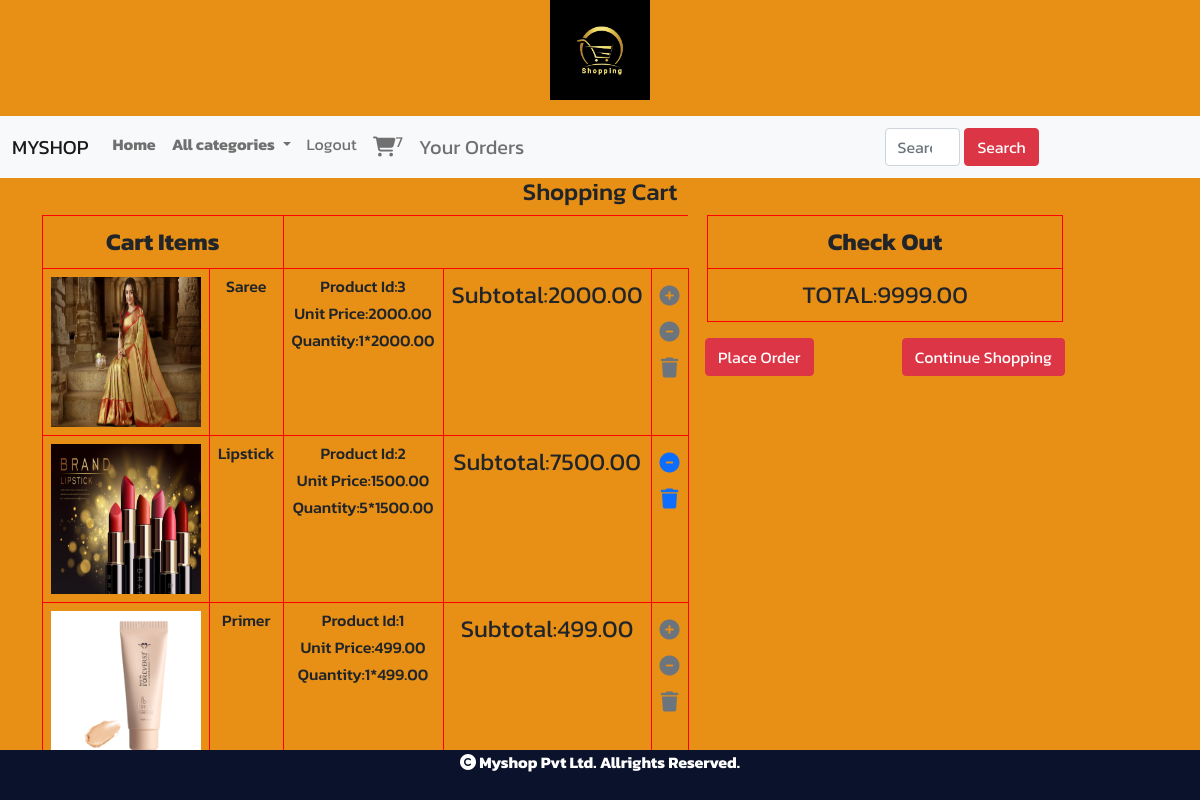
/cart/cartview (signed in), run on the app's committed database.
### cart/models.py (models this page shows, shortened)
class Cart(models.Model):
    product=models.ForeignKey(Product,on_delete=models.CASCADE)
    user=models.ForeignKey(User,on_delete=models.CASCADE)
    quantity=models.IntegerField()
    date_added=models.DateTimeField(auto_now_add=True)
    def subtotal(self):
        return self.quantity*self.product.price

### shop/models.py (models this page shows, shortened)
class Product(models.Model):
    name = models.CharField(max_length=20)
    desc = models.TextField()
    image = models.ImageField(upload_to='product', null=True, blank=True)
    price=models.DecimalField(max_digits=10,decimal_places=2)
    category = models.ForeignKey(Category, on_delete=models.CASCADE)
    stock=models.IntegerField()
    available=models.BooleanField(default=True)
    created=models.DateTimeField(auto_now_add=True)
    updated=models.DateTimeField(auto_now=True)

### cart/views.py (the view)
# urls.py: path('cartview',views.cartview,name="cartview"),
@login_required
def cartview(request):
    total=0
    u=request.user
    try:
        cart=Cart.objects.filter(user=u)
        for i in cart:
           total+=i.quantity*i.product.price
    except:
        pass
    return render(request,'cartview.html',{'c':cart,'total':total})

### cart/context_processors.py (called while the page is built)
def total_count(request):
    item_count=0
    u=request.user
    try:
        cart=Cart.objects.filter(user=u)
        for i in cart:
            item_count+=i.quantity
    except:
        item_count=0
    return {'count':item_count}

### shop/context_processors.py (called while the page is built)
def menu_links(request):
    c=Category.objects.all()
    return {'links':c}

### templates/cartview.html
{% extends 'base.html' %}
{% load static %}
{% block content %}
<div class="container">
<div class="row fs-4 text-center">
    <h4 class="text-center">Shopping Cart</h4>
    <div class="col-7"><table class="table table-bordered"><tr><th colspan="2">Cart Items</th></tr>
    {% for i in c %}
        <tr>
            <td>
                <img src="{{i.product.image.url}}" height="150px" width="150px">
            </td>
            <td>
                <h6>{{i.product.name}}</h6>
            </td>
            <td>
                <h6>Product Id:{{i.product.id}}</h6>
                <h6>Unit Price:{{i.product.price}}</h6>
                <h6>Quantity:{{i.quantity}}*{{i.product.price}}</h6></td>
            <td>Subtotal:{{i.subtotal}}</td>
            <td>
                {% if i.product.stock > 0 %}
                <a href="{% url 'cart:addtocart' i.product.name %}"><i class="fa-solid fa-circle-plus text-secondary fs-5"></i></a>
            <a href="{% url 'cart:cart_remove' i.product.name %}"><i class="fa-solid fa-circle-minus text-secondary fs-5"></i></a>
            <a href="{% url 'cart:cart_trash' i.product.name %}"><i class="fa-solid fa-trash text-secondary fs-5"></i></a>
        {% else %}
                <a href="{% url 'cart:cart_remove' i.product.name %}"><i class="fa-solid fa-circle-minus fs-5"></i></a>
                <a href="{% url 'cart:cart_trash' i.product.name %}"><i class="fa-solid fa-trash fs-5"></i></a></td></tr>
        {% endif %}
        {% endfor %}
    </table></div>
    <div class="col-4" style="position:relative;">
        <table class="table table-bordered">
            <tr><th colspan="6">Check Out</th></tr>
    <tr><td>TOTAL:{{total}}</td></tr></table>
        <a href="{% url 'cart:orderform' %}" class="btn btn-danger" style="position:absolute;left:10px;">Place Order</a>
        <a href="{% url 'shop:cate' %}" class="btn btn-danger" style="position:absolute;right:10px;">Continue Shopping</a>
    </div>
</div>
</div>
{% endblock %}

### templates/base.html (shortened to what this page needs)
<!DOCTYPE html>
{% load static %}
<html lang="en">
<head>
  <link href="https://cdn.jsdelivr.net/npm/bootstrap@5.0.2/dist/css/bootstrap.min.css" rel="stylesheet">
  <link rel="stylesheet" href="{% static 'css/style.css' %}">
<link rel="stylesheet" href="https://cdnjs.cloudflare.com/ajax/libs/font-awesome/6.5.1/css/all.min.css" />
</head>
<body>
<header>
    <center>
    <img src="{% static 'images/logo3.jpg' %}" height="100px" width="100px">
</center>
</header>
    <nav class="navbar navbar-expand-lg navbar-light bg-light mt-3">
  <div class="container-fluid">
    <a class="navbar-brand" href="#">MYSHOP</a>
    <div class="collapse navbar-collapse" id="navbarSupportedContent">
      <ul class="navbar-nav me-auto mb-2 mb-lg-0">
        <li class="nav-item">
          <a class="nav-link fw-bold" aria-current="page" href="{% url 'shop:cate' %}">Home</a>
        </li>
        <li class="nav-item dropdown">
          <a class="nav-link dropdown-toggle" href="#" id="navbarDropdown" role="button" data-bs-toggle="dropdown" aria-expanded="false">
            <b>All categories</b>
          </a>
        {% if user.is_authenticated %}
        <li class="nav-item">
          <a class="nav-link" href="{% url 'shop:logout' %}">Logout</a>
        </li>
        {% if user.is_superuser == False %}
        <li class="nav-item">
          <a class="nav-link fs-5" href="{% url 'cart:cartview' %}"><i class="fa-solid fa-cart-shopping"></i><sup class="">{{count}}</sup></a>
        </li>
        <li class="nav-item">
          <a class="nav-link fs-5" href="{% url 'cart:orderview' %}">Your Orders</a>
        </li>
        {% endif %}
        {% endif %}
      </ul>
      <form class="d-flex" method="POST" action="{% url 'search:search' %}">
        <input class="form-control me-1" name="q" type="search" placeholder="Search" aria-label="Search">
        <button class="btn btn-danger" type="submit">Search</button>
      </form>
    </div>
  </div>
</nav>
{% block content %}
{% endblock %}
<footer class="footer">
<div>
  <p><b><i class="fa-solid fa-copyright"></i> Myshop Pvt Ltd. Allrights Reserved.</b></p>
  </div>
</footer>
</body>
</html>

### static/css/style.css (style rules this page uses)
body { background-color:#e89015; font-family: 'Kanit', sans-serif; }
.footer { text-align: center; width:100%; height:50px; background-color:#0b122b; color:white; bottom:0; left:0; position:fixed; }
.form-control { width:25%; }
.table-bordered { border-color:red; }

### data on the page
Cart: product.image (picture), product.name "Saree", product.id "3", product.price "2000.00", quantity "1", subtotal "2000.00"
Cart: product.image (picture), product.name "Lipstick", product.id "2", product.price "1500.00", quantity "5", subtotal "7500.00"
Cart: product.image (picture), product.name "Primer", product.id "1", product.price "499.00", quantity "1", subtotal "499.00"

### other printed values
{{ count }} "7"
{{ total }} "9999.00"
